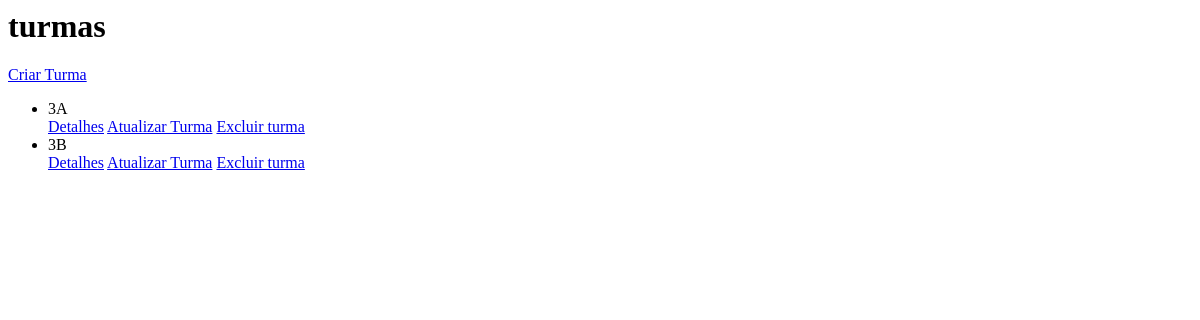
Before: /turmas/ with the older database file.
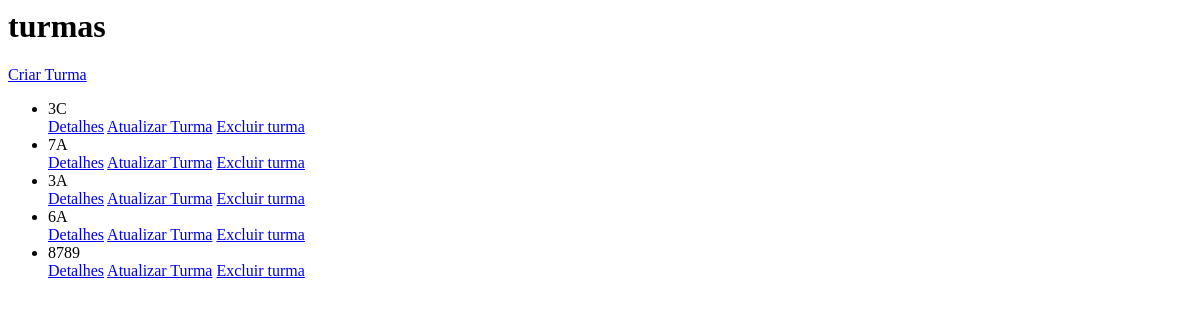
After: the same page with the newer database file.
### app/models.py (models this page shows, shortened)
class Turma(models.Model):
    serie_turma = models.CharField(max_length=8, unique=True)

### app/views.py (the view)
# urls.py: path("turmas/", views.mostrar_turmas , name='mostrar_turmas'),
def mostrar_turmas(request):
    try:
        turma = Turma.objects.all()
    except Exception as e:
        print(f"erro: {e}")
        return HttpResponseNotFound('Erro ao tentar carregar os professores')
    return render(request, "turmas.html" , {"turmas": turma})

### app/Templates/turmas.html
<h1>turmas</h1>
<a href="{% url 'criar_turma' %}">Criar Turma</a>
<ul>
{% for i in turmas %}
<li>{{i.serie_turma}}</li>
<a href="{% url 'detalhes_turmas' i.pk %}">Detalhes</a>
<a href="{% url 'atualizar_turma' i.pk %}">Atualizar Turma</a>
<a href="{% url 'excluir_turma' i.pk %}">Excluir turma</a>
{%endfor%}
</ul>

Changed rows visible on the page:
removed Turma: serie_turma "3B"
added Turma: serie_turma "3C"
added Turma: serie_turma "7A"
added Turma: serie_turma "6A"
added Turma: serie_turma "8789"
